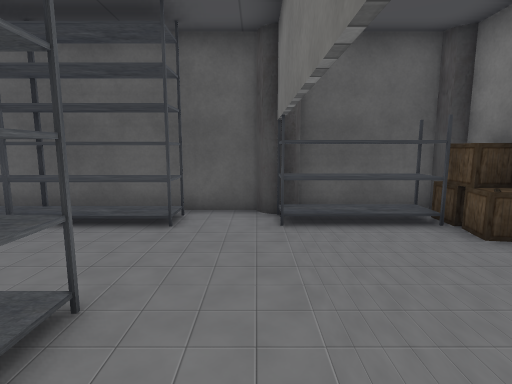
[1] (above)

18 first-person views from a walk through a Unity game level. The camera is 1.4 m above the floor, tilts 8° down and sees 80° across. The floor is counted in squares, 1 m on a side. Each view is taken from the middle of a square. On the plan, view 1 faces up. The plan holds only what a view shows up to about 14 squares ahead; the rest is blank. The place goes on beyond the plan. The player is left out. Door leaves are left out, so doorways stand open. Some surface patterns are stand-ins.

[2]
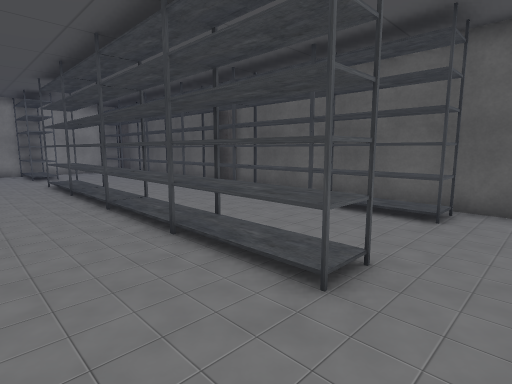

[3]
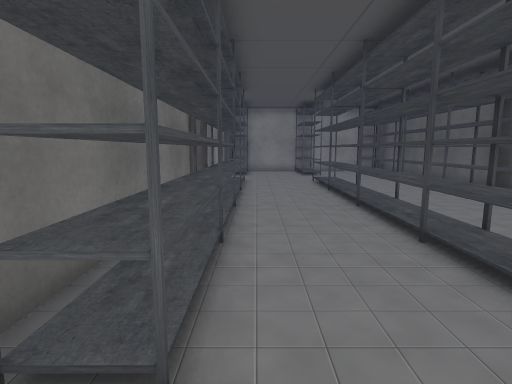

[4]
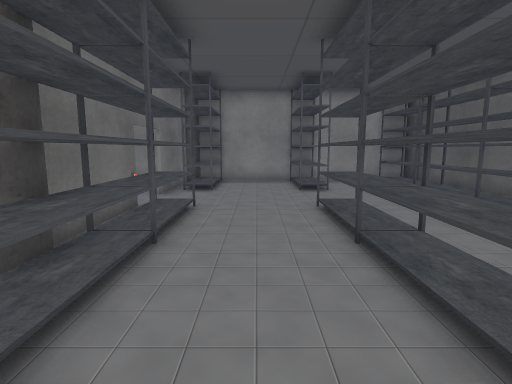

[5]
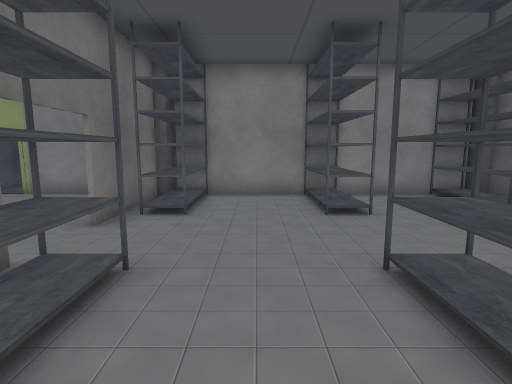

[6]
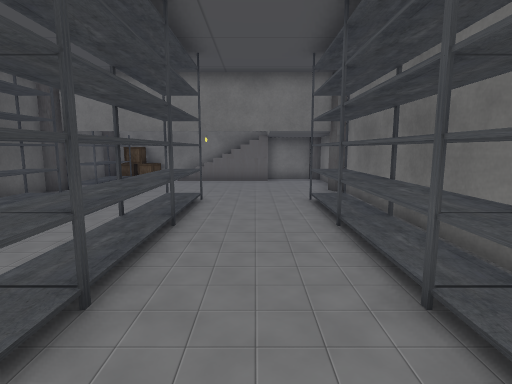

[7]
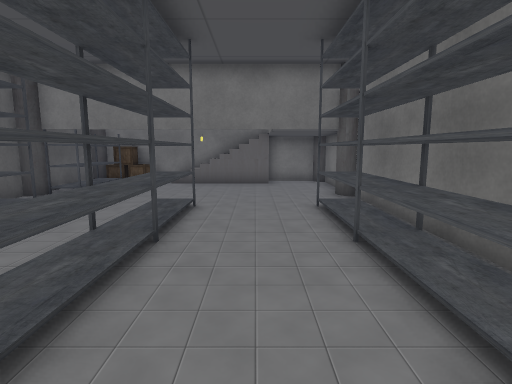

[8]
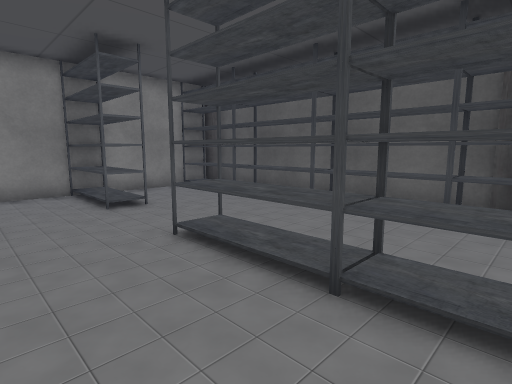

[9]
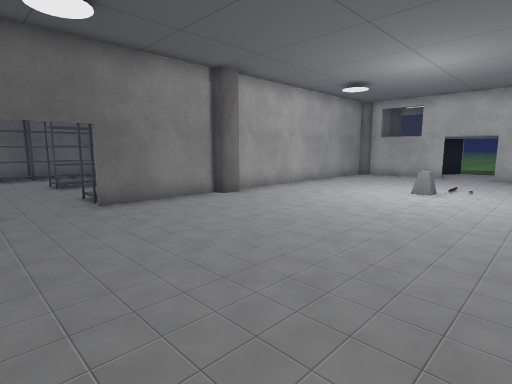

[10]
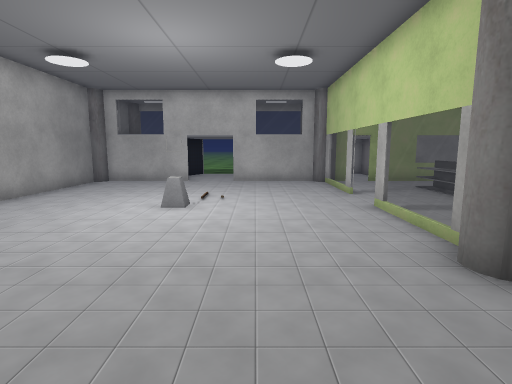

[11]
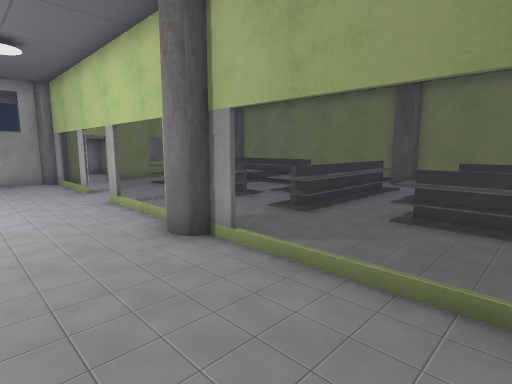

[12]
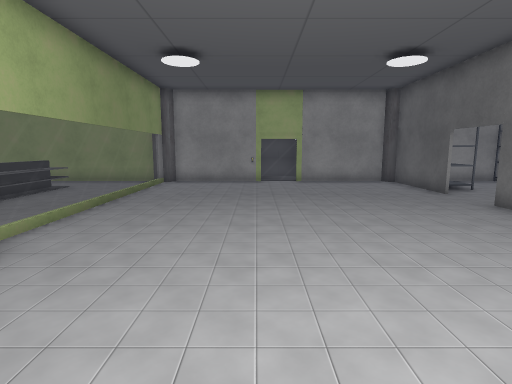

[13]
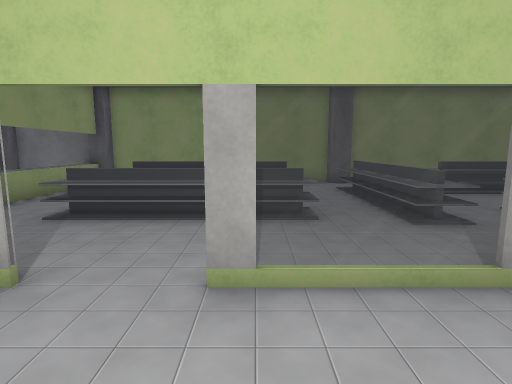

[14]
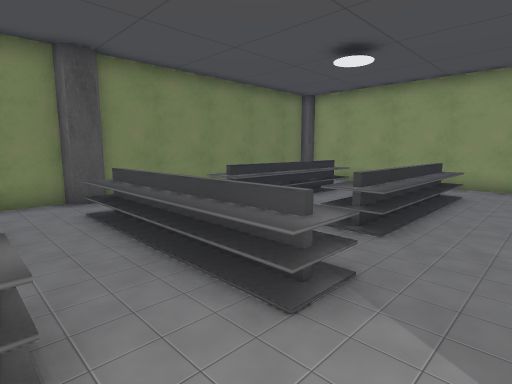

[15]
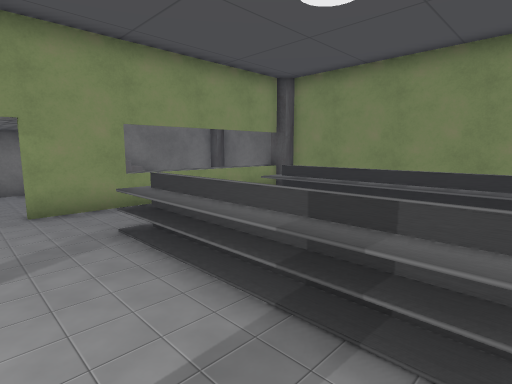

[16]
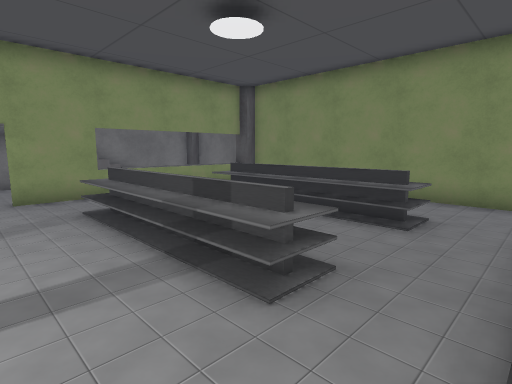

[17]
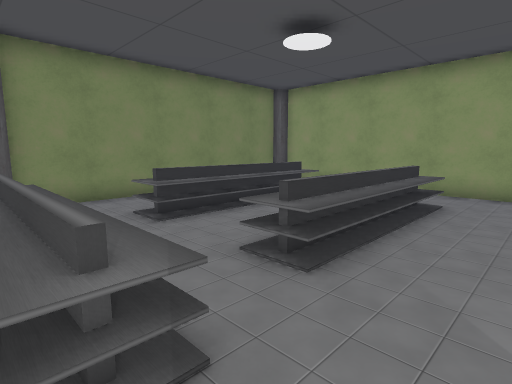

[18]
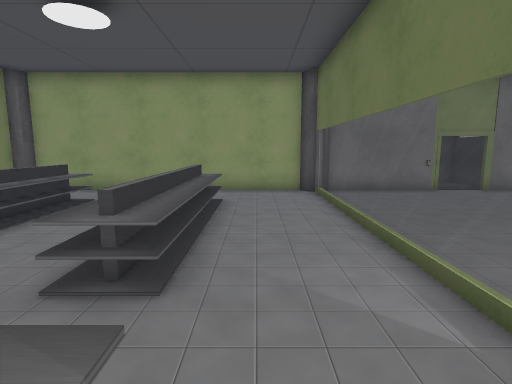

### Floor plan
Key: @ floor where view 1 was taken; # wall or solid block; . floor; D open door; = window, fence, low wall or low ledge; ^ raised ledge; R rack; B box; O other object.
Columns run from 21 left of view 1 to 5 right of it. Each row starts with its distance up from view 1.
  7  ##########################
  6  #RRRRRRRRRRRRRRRRRR..RRRB
  5  #.......................B
  4  #.......................#
  3  DD..................DD..#
  2  DRRR...RRRRRRRRRRRR.DDO.#
  1  DD..................DD..#
  0  #...................@...#
 -1  #.......................#
 -2  #RRR...RRRRRRRRRRRR.....#
 -3  #####DD ##############DD##
 -4  #....................#
 -5  #....................#
 -6  #....................#
 -7 #DD..................DD
 -8 #DD............OO....DD
 -9 #DO..................DD
-10  #....................#
-11  #....................#
-12  #....................#
-13  #=========#====DD===##
-14  #...................DD
-15  #...................DD..#
-16  #..^^^^^^.^^.^^^^^^.##  #
-17  DD.  ^^^^.^^.^^^^^^.DD  #
-18  DD   .....^^...    .DD  #
-19  DD .......^^......  DD  #
-20  #..^^^^^^.^^.^^^^^^ .^  #
-21  #..     ..^^..       ^  #
-22  #      .......       ^  #
-23  ##########################

Positions as (right, up) in squares from view 1, and headings:
1: (0, 0), facing up
2: (0, -1), facing up-left
3: (0, -1), facing left
4: (-6, 0), facing left
5: (-10, 0), facing left
6: (-10, 0), facing right
7: (-9, 0), facing right
8: (-9, -1), facing up-left
9: (-16, -11), facing up-right
10: (-13, -10), facing right
11: (-14, -10), facing down-right
12: (-6, -9), facing left
13: (-6, -10), facing down
14: (-7, -14), facing down-left
15: (-7, -14), facing down-right
16: (-9, -14), facing down-right
17: (-9, -14), facing down-left
18: (-9, -15), facing left
